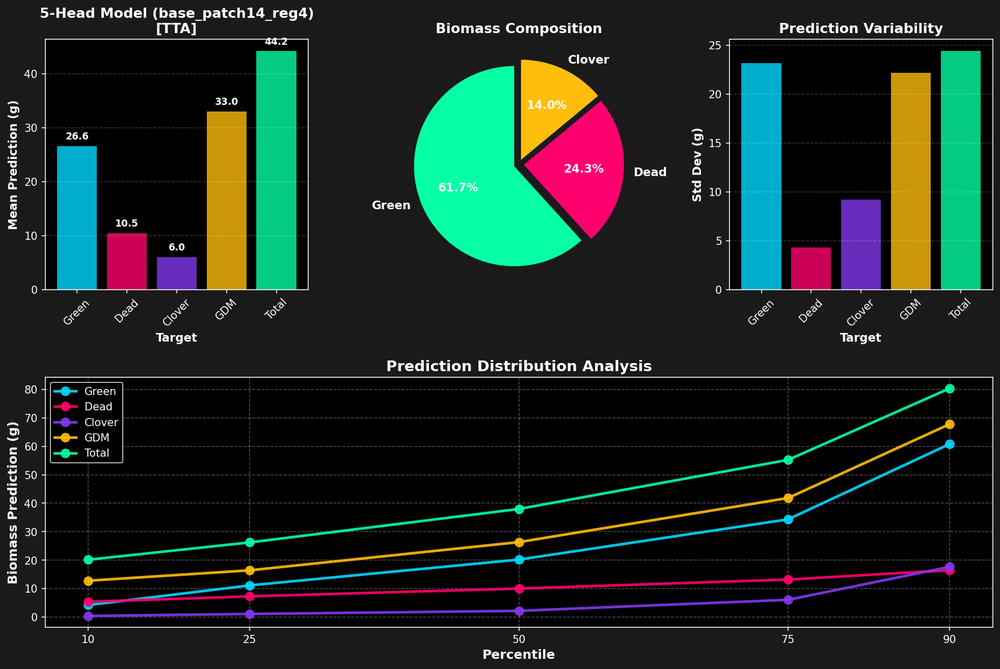
#> input picture notebooks/5head_predictions.png, 1000 x 669 px, shrunk from 1963 x 1314 before the run
$ python -i preprocessing.py   (imports and definitions only)
#> lines starting #> are read from the running program, lines starting #| are printed output that depends on the picture; after the words box and inside, x2 and y2 are one past the last pixel; in counts of white or black regions, pixels touching at a corner belong together
import cv2
import numpy as np

def clean_image(img):
    # 1. Safe Crop (Remove artifacts at the bottom)
    h, w = img.shape[:2]
#> h = 669; w = 1000
    # Cut bottom 10% where artifacts often appear
    img = img[0:int(h*0.90), :]
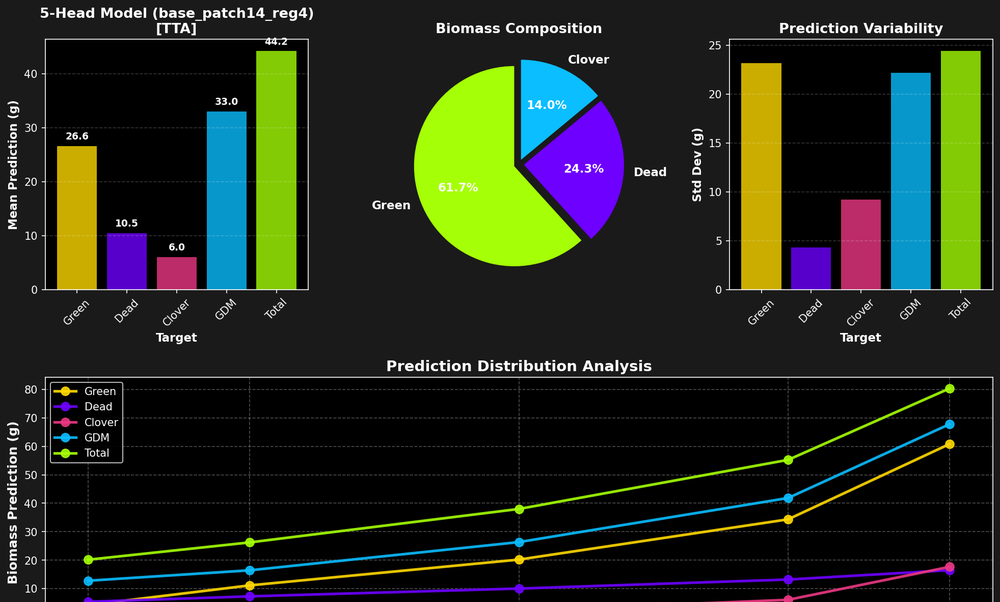
#> img: shape (602, 1000, 3); mean of channels 0, 1, 2 30.2, 42.4, 35.8; drawn as B, G, R

    # 2. Inpaint Date Stamp (Remove orange text)
    hsv = cv2.cvtColor(img, cv2.COLOR_RGB2HSV)
#> hsv: shape (602, 1000, 3); mean H, S, V 17.1, 48.3, 52.3
    # Define orange color range (adjust as needed)
    lower = np.array([5, 150, 150])
    upper = np.array([25, 255, 255])
    mask = cv2.inRange(hsv, lower, upper)
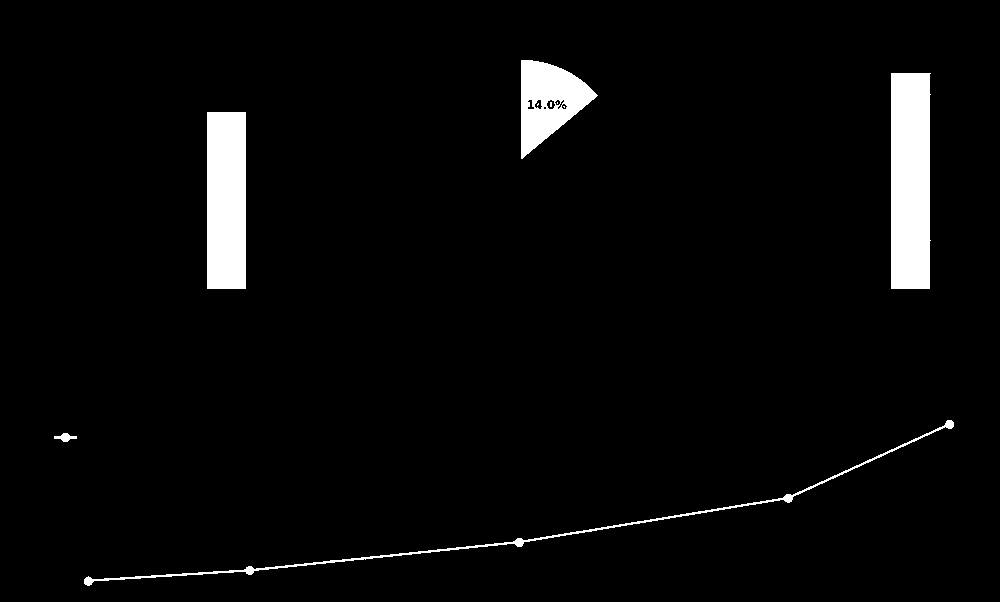
#> mask: shape (602, 1000); 3.7% white; 9 white regions (4 under 20 px), largest, box (x1, y1, x2, y2) and area: (891, 73, 931, 289) 8427, (207, 112, 246, 289) 6903, (521, 60, 598, 159) 4214, (84, 420, 954, 586) 2305, (54, 433, 77, 442) 111

    # Dilate mask to cover text edges and reduce noise
    mask = cv2.dilate(mask, np.ones((3,3), np.uint8), iterations=2)
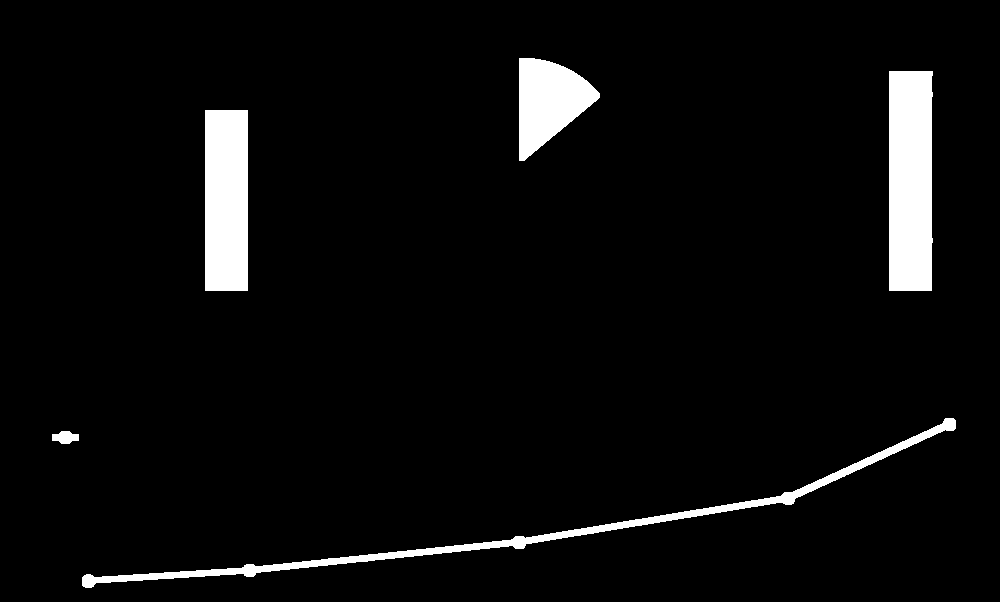
#> mask: shape (602, 1000); 4.8% white; 5 white regions, box (x1, y1, x2, y2) and area: (889, 71, 933, 291) 9475, (205, 110, 248, 291) 7783, (82, 418, 956, 588) 6539, (519, 58, 600, 161) 5111, (52, 431, 79, 444) 255

    # Inpaint if mask is not empty
    if np.sum(mask) > 0:
        img = cv2.inpaint(img, mask, 3, cv2.INPAINT_TELEA)
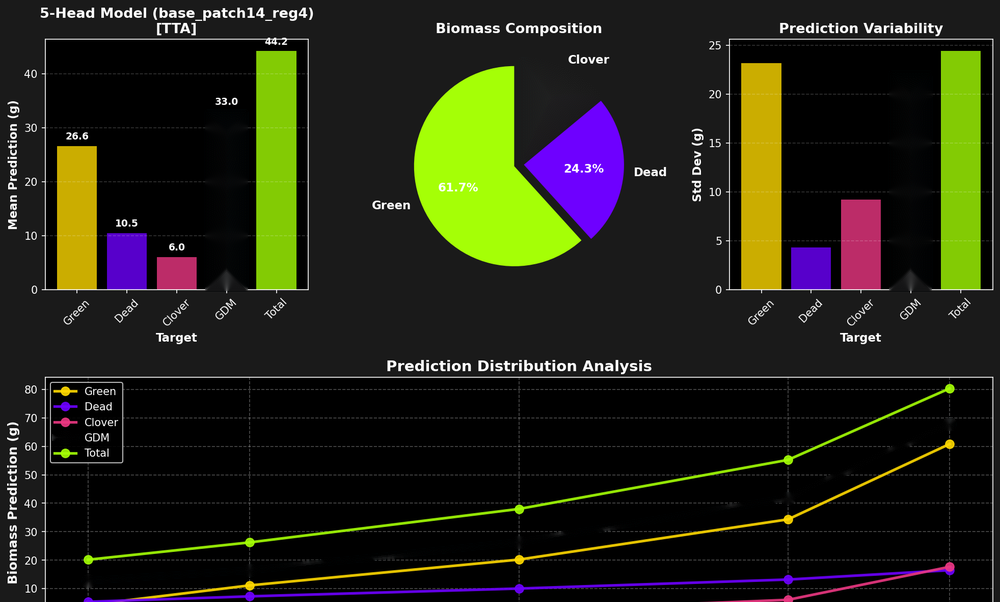
#> img: shape (602, 1000, 3); mean of channels 0, 1, 2 22.3, 36.6, 35.7; drawn as B, G, R

    return img

>>> import cv2
>>> picture = cv2.cvtColor(cv2.imread('../notebooks/5head_predictions.png'), cv2.COLOR_BGR2RGB)
>>> result = clean_image(picture)
